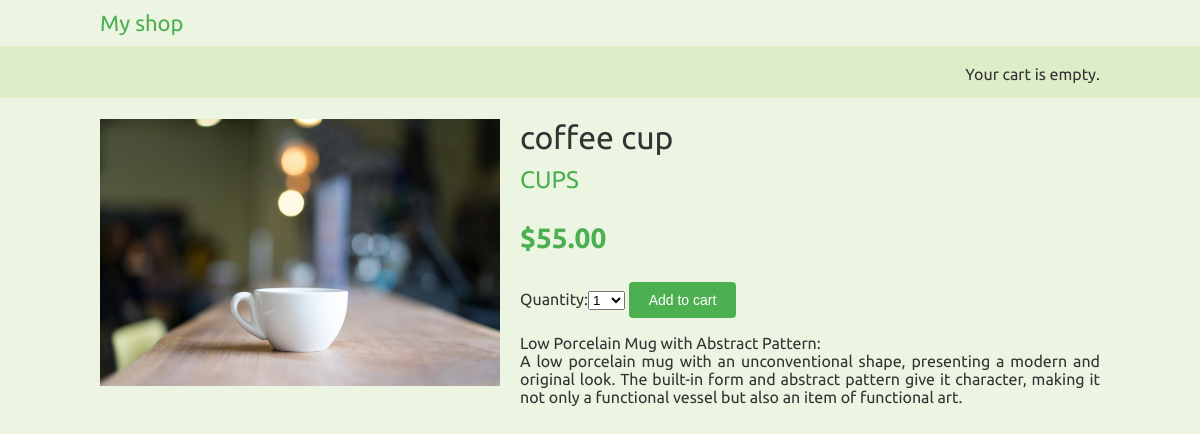
Screenshot of /6/coffee-cup/ with the database file from the repository.
### shop/models.py (models this page shows, shortened)
class Product(models.Model):
    category = models.ForeignKey(Category,
                                 related_name='products',
                                 on_delete=models.CASCADE)
    name = models.CharField(max_length=200, db_index=True)
    slug = models.SlugField(max_length=200, db_index=True)
    image = models.ImageField(upload_to='products/%Y/%m/%d',
                              blank=True)
    description = models.TextField(blank=True)
    price = models.DecimalField(max_digits=10, decimal_places=2)
    available = models.BooleanField(default=True)
    created = models.DateTimeField(auto_now_add=True)
    updated = models.DateTimeField(auto_now=True)
    class Meta:
        ordering = ('name',)
        index_together = (('id', 'slug'),)

class Category(models.Model):
    name = models.CharField(max_length=200,
                            db_index=True)
    slug = models.SlugField(max_length=200,
                            unique=True)
    class Meta:
        ordering = ('name',)
        verbose_name = 'category'
        verbose_name_plural = 'categories'
    def __str__(self):
        return self.name
    def get_absolute_url(self):
        return reverse('shop:product_list_by_category',
                       args=[self.slug])

### shop/views.py (the view)
# urls.py: path('<int:id>/<slug:slug>/', views.product_detail, name='product_detail'),
def product_detail(request, id, slug):
    product = get_object_or_404(Product,
                                id=id,
                                slug=slug,
                                available=True)
    cart_product_form = CartAddProductForm()
    return render(request,
                  'shop/product/detail.html',
                  {'product': product,
                   'cart_product_form': cart_product_form})

### cart/forms.py
class CartAddProductForm(forms.Form):
    quantity = forms.TypedChoiceField(
                                choices=PRODUCT_QUANTITY_CHOICES,
                                coerce=int)
    override = forms.BooleanField(required=False,
                                  initial=False,
                                  widget=forms.HiddenInput)

### cart/cart.py (called while the page is built)
    def __len__(self):
        return sum(item['quantity'] for item in self.cart.values())

### cart/context_processors.py (called while the page is built)
def cart(request):
    return {'cart': Cart(request)}

### shop/templates/shop/product/detail.html (shortened to what this page needs)
{% extends "shop/base.html" %}
{% load static %}
{% block content %}
  <div class="product-detail">
    <img src="{% if product.image %}{{ product.image.url }}{% else %}
    {% static "img/no_image.png" %}{% endif %}">
    <h1>{{ product.name }}</h1>
    <h2>
      <a href="{{ product.category.get_absolute_url }}">
        {{ product.category }}
      </a>
    </h2>
    <p class="price">
        ${{ product.price }}
    </p>
    <form action="{% url "cart:cart_add" product.id %}" method="post">
      {{ cart_product_form }}
      <input type="submit" value="Add to cart">
    </form>
    {{ product.description|linebreaks }}
  </div>
{% endblock %}

### shop/static/css/base.css (style rules this page uses)
body { margin: 0; padding: 0; font-family: 'Ubuntu', sans-serif; background-color: #ecf5e2; color: #333; }
h1, h2, h3, h4, h5, h6 { font-family: 'Ubuntu', sans-serif; font-weight: normal; }
a { text-decoration: none; color: #4caf50; }
a.button, input[type="submit"] { color: #fff; background: #4caf50; border-radius: 4px; padding: 10px 20px; font-size: 14px; border: 0; }
.product-detail { text-align: justify; }
.product-detail .price { color: #4caf50; font-size: 28px; font-weight: bold; }
.product-detail img { width: 40%; float: left; padding: 0 20px 20px 0; }
.product-detail h1 { margin-bottom: 0; }
.product-detail h2 { margin-top: 10px; }

### rows the page displays
Product: image (picture), name "coffee cup", category "CUPS", price "55.00", description "Low Porcelain Mug with Abstract Pattern: A low porcelain mug with an unconventional shape, presenting a modern and original look. The built-in form and abstract pattern give it character, making it not only a functional vessel but also an item of functional art."
